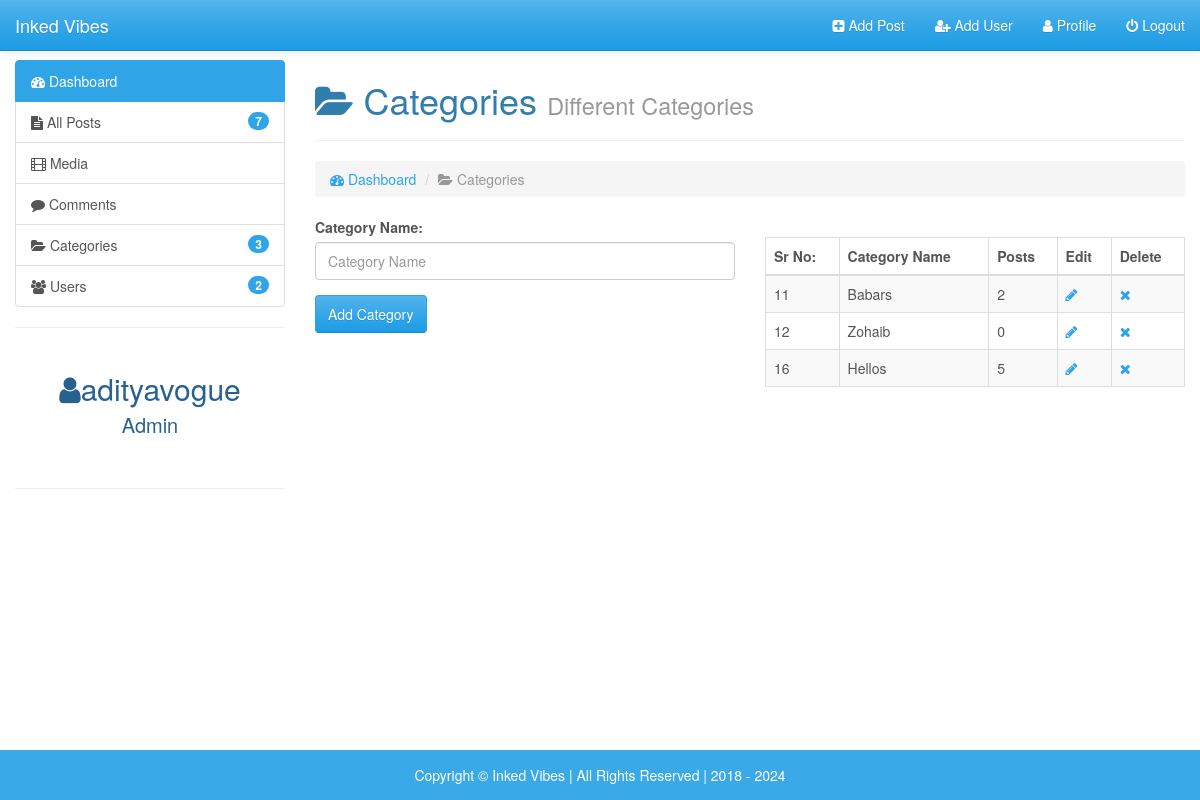
/admin/categories.php (signed in), run on the app's committed database.
### tables this page shows
CREATE TABLE `users` (
  `id` int(11) NOT NULL,
  `date` int(11) NOT NULL,
  `first_name` varchar(255) NOT NULL,
  `last_name` varchar(255) NOT NULL,
  `username` varchar(255) NOT NULL,
  `email` varchar(255) NOT NULL,
  `image` varchar(255) NOT NULL,
  `password` varchar(255) NOT NULL,
  `role` varchar(255) NOT NULL,
  `details` text NOT NULL,
  `salt` varchar(255) NOT NULL DEFAULT '$2y$10$quickbrownfoxjumpsover'
);

CREATE TABLE `categories` (
  `id` int(11) NOT NULL,
  `category` varchar(255) NOT NULL
);

### admin/categories.php (the view, shortened to what this page needs)
<?php require_once('inc/top.php');
?>
</head>
<body>
    <div id="wrapper">
        <?php require_once('inc/header.php');?>
        <div class="container-fluid body-section">
            <div class="row">
                <div class="col-md-3">
                    <?php require_once('inc/sidebar.php');?>
                </div>
                <div class="col-md-9">
                    <h1><i class="fa fa-folder-open"></i> Categories <small>Different Categories</small></h1><hr>
                    <ol class="breadcrumb">
                        <li class=""><a href="index.html"><i class="fa fa-tachometer"></i> Dashboard</a></li>
                        <li class="active"><i class="fa fa-folder-open"></i> Categories</li>
                    </ol>
                    <div class="row">
                        <div class="col-md-6">
                            <form action="" method="post">
                                <div class="form-group">
                                    <label for="category">Category Name:</label>
                                    <input type="text" placeholder="Category Name" class="form-control" name="cat-name">
                                </div>
                                <input type="submit" value="Add Category" name="submit" class="btn btn-primary">
                            </form>
                        </div>
                        <div class="col-md-6"><br>
                            <?php
                            $get_query = "SELECT * FROM categories ORDER BY id ASC";
                            $get_run = mysqli_query($con, $get_query);
                            if(mysqli_num_rows($get_run) > 0){
                            ?>
                            <table class="table table-hover table-bordered table-striped">
                                <thead>
                                    <tr>
                                        <th>Sr No:</th>
                                        <th>Category Name</th>
                                        <th>Posts</th>
                                        <th>Edit</th>
                                        <th>Delete</th>
                                    </tr>
                                </thead>
                                <tbody>
                                    <?php
                                while($get_row = mysqli_fetch_array($get_run)){
                                    $category_id = $get_row['id'];
                                    $category_name = $get_row['category'];
                                    $posts_query = "SELECT * FROM posts WHERE categories LIKE '%$category_name%'";
                                    $posts_run = mysqli_query($con, $posts_query);
                                    if(mysqli_num_rows($posts_run) > 0){
                                        $num_of_posts = mysqli_num_rows($posts_run);
                                    }
                                    else{
                                        $num_of_posts = 0;
                                    }
                                    ?>
                                    <tr>
                                        <td><?php echo $category_id;?></td>
                                        <td><?php echo ucfirst($category_name);?></td>
                                        <td><?php echo $num_of_posts;?></td>
                                        <td><a href="categories.php?edit=<?php echo $category_id;?>"><i class="fa fa-pencil"></i></a></td>
                                        <td><a href="categories.php?del=<?php echo $category_id;?>"><i class="fa fa-times"></i></a></td>
                                    </tr>
                                    <?php } ?>
                                </tbody>
                            </table>
                        </div>
                        <?php
                            }
                            else{
                                echo "<center><h3>No Categories Available</h3></center>";
                            }
                        ?>
                    </div>
                </div>
            </div>
        </div>
    </div>
           <?php require_once('inc/footer.php');?>

### admin/inc/sidebar.php (shortened to what this page needs)
<?php
require_once('../inc/db.php');
$rows_query = "SELECT * FROM users";
$rows_run = mysqli_query($con, $rows_query);
$num_of_users = mysqli_num_rows($rows_run);
$cat_query = "SELECT * FROM categories";
$cat_run = mysqli_query($con, $cat_query);
$num_of_categories = mysqli_num_rows($cat_run);
$session_username =  $_SESSION['username'];
$session_role1 = $_SESSION['role'];
if(isset($_SESSION['username']) && $_SESSION['role'] == 'admin' ){
    $posts_query = "SELECT * FROM posts";
    $posts_query_run = mysqli_query($con, $posts_query);
    $num_of_posts = mysqli_num_rows($posts_query_run);
}
$query = "SELECT * FROM users WHERE username = '$session_username'";
$run = mysqli_query($con, $query);
$row = mysqli_fetch_array($run);
$session_role = $row['role'];
?>
<div class="list-group">
    <a href="index.php" class="list-group-item active">
        <i class="fa fa-tachometer" aria-hidden="true"></i> Dashboard
    </a>
    <a href="posts.php" class="list-group-item">
        <span class="badge"><?php echo $num_of_posts;?></span>
        <i class="fa fa-file-text" aria-hidden="true"></i> All Posts</a>
    <a href="media.php" class="list-group-item">
        <i class="fa fa-film" aria-hidden="true"></i>
        Media</a>
    <?php
    if($session_role1 == 'admin'){
    ?>
    <a href="comments.php" class="list-group-item">
        <i class="fa fa-comment"></i> Comments
    </a>
    <a href="categories.php" class="list-group-item">
        <span class="badge"><?php echo $num_of_categories;?></span>
        <i class="fa fa-folder-open" aria-hidden="true"></i> Categories</a>
    <a href="users.php" class="list-group-item">
        <span class="badge"><?php echo $num_of_users;?></span>
        <i class="fa fa-users"></i> Users</a>
        <?php  }  ?>
</div>
<hr><br>
 <span style="color:#286090; font-size: 30px;"><center><i class="fa fa-user"></i><?php echo $session_username;?></center></span>
 <span style="color:#286090; font-size: 20px;"><center><?php echo ucfirst($session_role);?></center></span><br><hr>

### admin/css/style.css (style rules this page uses)
html,body { height: 100%; }
body { padding-top: 60px; }
#wrapper { min-height: 100%; position: relative; }
.body-section { padding-bottom: 70px; }

### data on the page
users: role "Admin"
categories: id "11", category "Babars", num_of_posts "2"
categories: id "12", category "Zohaib", num_of_posts "0"
categories: id "16", category "Hellos", num_of_posts "5"

### other printed values
$num_of_posts "7"
$num_of_categories "3"
$num_of_users "2"
$session_username "adityavogue"
